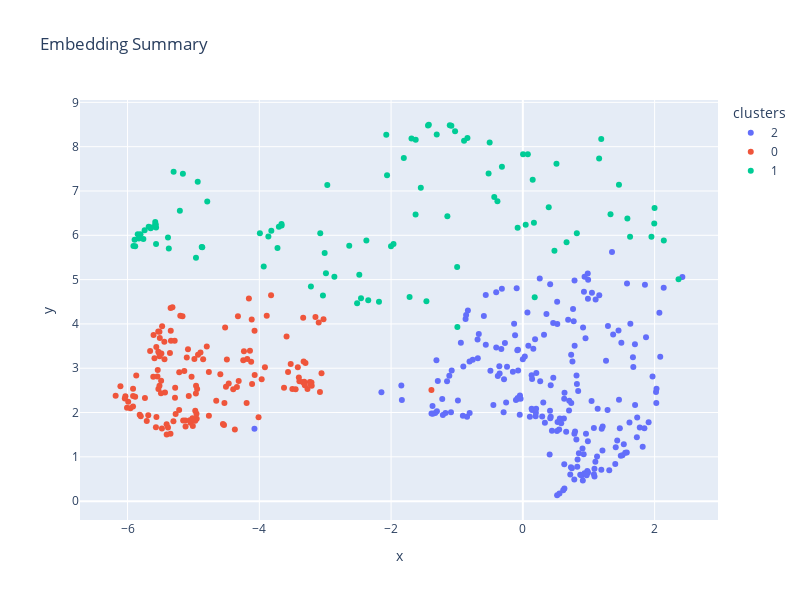

This figure's notebook cell:
### Code cell
new_fig_kmeans, dff = data_visualization.embedding_scatter_plot(new_df_for_kmeans)
new_fig_kmeans.show()
